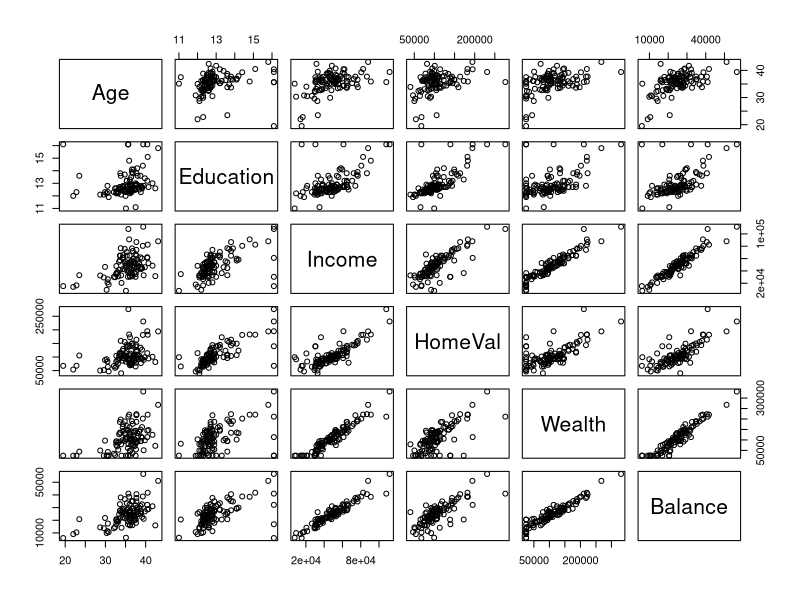
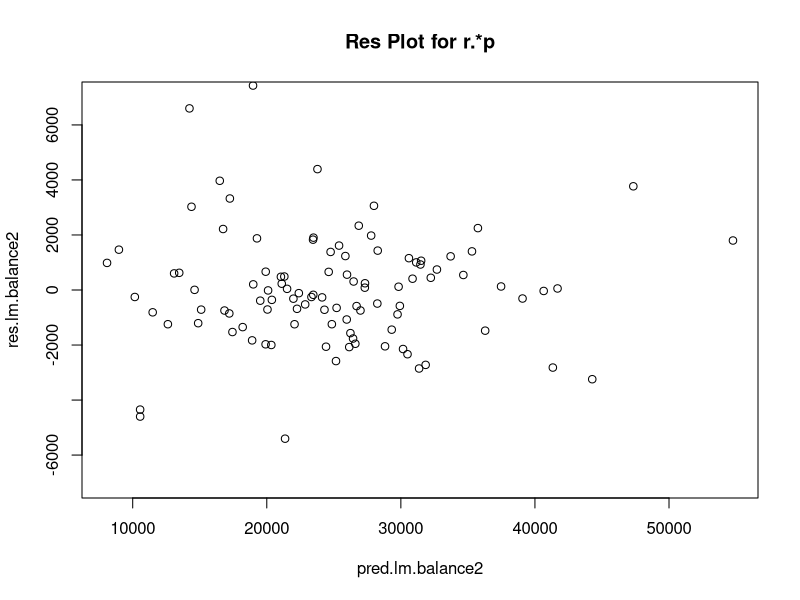
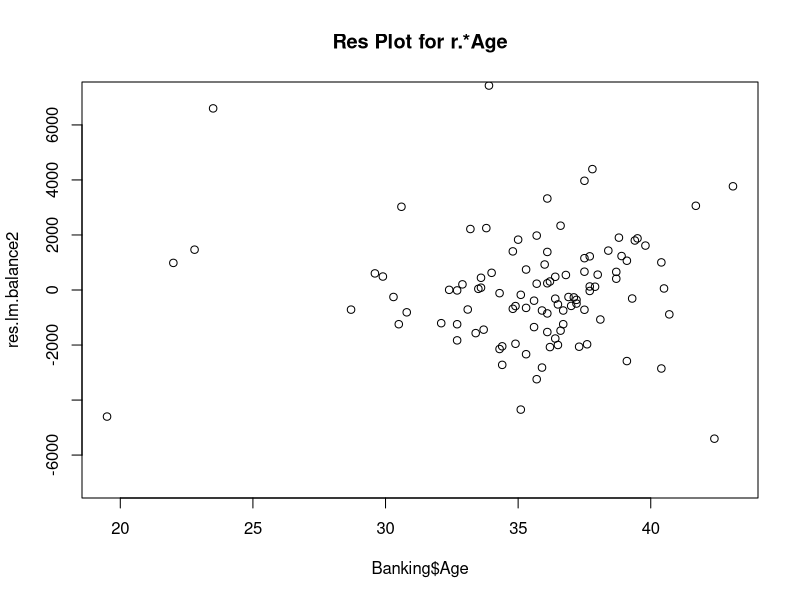
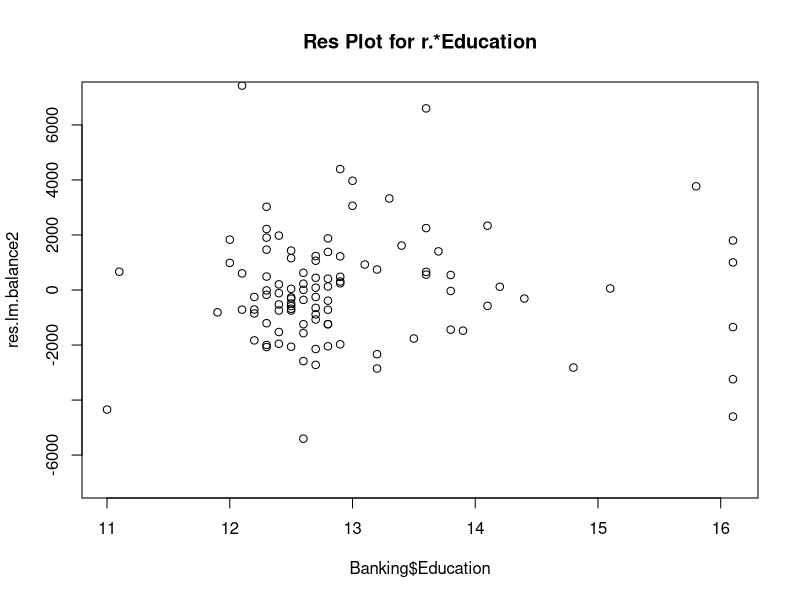
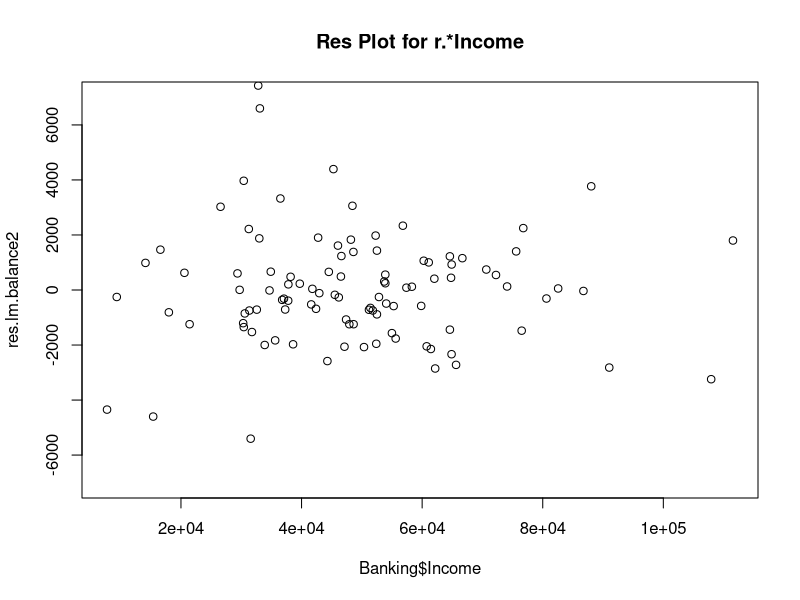
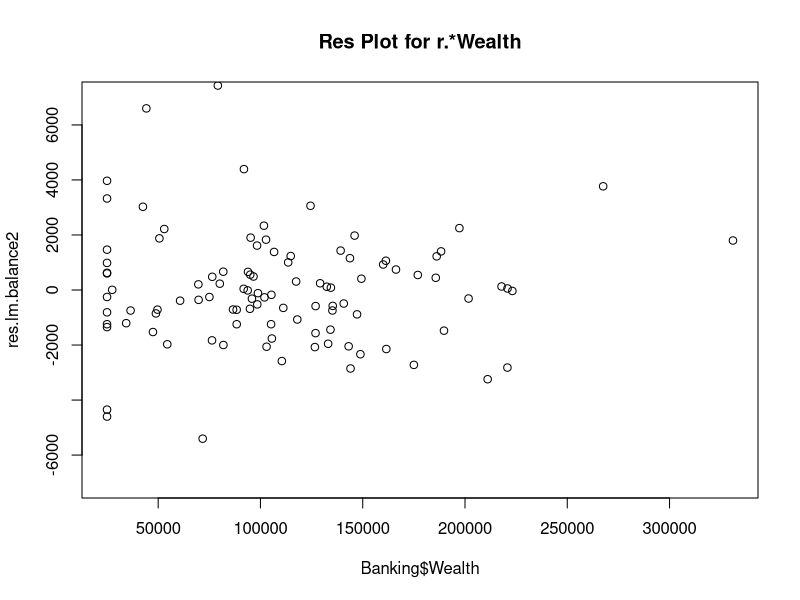
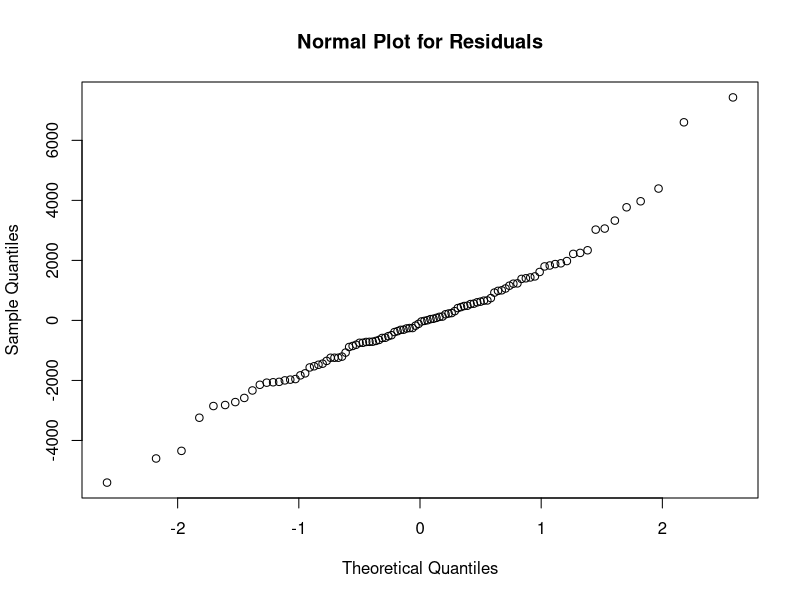
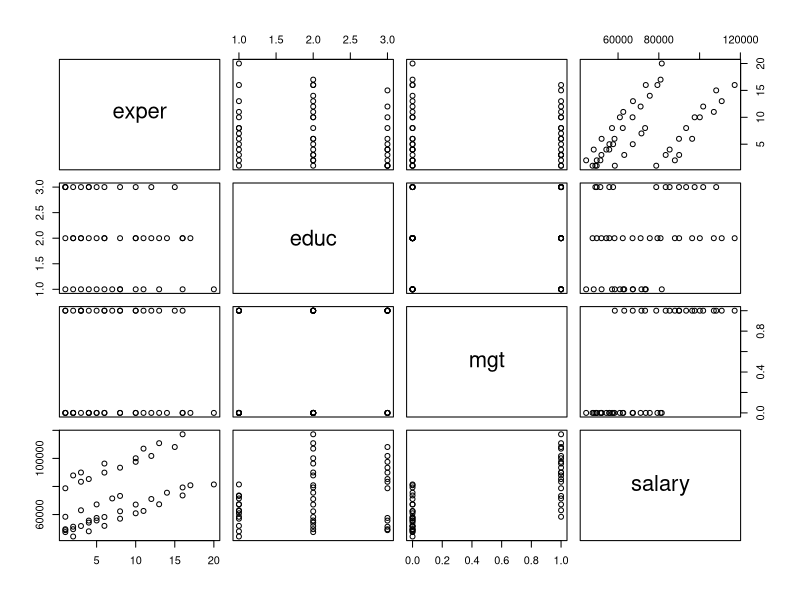

R code for these plots, in order:
#Project 3
#Hugo Sance (hugosancen@gmail.com)

########
#Part A#
########
cat("Load in my dataset:")
print(ChemReaction <- read.table(file = "ChemReaction.txt", header = T))

#1. Find the regression equation for predicting rate from monomer and dimer
print(LinChemReact <- lm(ChemReaction$rate ~ ChemReaction$monomer + ChemReaction$dimer,data = ChemReaction))
cat("The regression equation for predicting the reaction rate from monomer and dimer is:
    rate^ = 1.491*monomer + 8.954*dimer - 1.723\n\n")

#2.Obtain the estimated parameters
cat("Here is a summary of my model and the estimated parameters:")
print(summary(LinChemReact))

#3. Find a 95% confidence interval for each estimated parameter compute them by hand
cat("\n\n\n\n\n\n\n\n")

cat("Confirming my answers for the 95% confidence intervals of my estimate parameters:")
print(confint(LinChemReact))

#4. Obtain the predicted values
cat("I can obtain the predicted values for my model by using the fitted function:")
print(LinChemReact.fit <- fitted(LinChemReact))

#5. Obtain the residuals
cat("I can obtain the residuals for my model by using the resid function:")
print(LinChemReact.res <- resid(LinChemReact))

#6. If you try a new experiment with the amount 1.00 of monomer and 0.8 of dimer, what is the predicted reaction rate
cat("Confirming what is the predicted reaction rate for a new experiment
    with the amount 1.00 of monomer and 0.8 of dimer:\n\n")
cat("The result I get is:" , (-1.723 + (1*1.491)+(0.8*8.954)))

#7
cat("To calculate the predicted values, I first need to gather my independent variables:")
print(indep <- data.frame(ChemReaction$monomer, ChemReaction$dimer))
cat("I then feed my independent variables into my model using the predict function to get the prediction interval.
    95% is the default:\n")
print(predict(object = LinChemReact,newdata = indep,interval = "predict"))
cat("I then feed my independent variables into my model using the predict function with 'confidence' paramente
    to get the confidence interval. 95% is the default:\n")
print(predict(object = LinChemReact,newdata = indep,interval = "confidence"))

########
#Part B#
########

#1.Create and print a SAS dataset or R dataframe named Banking
cat("This is my Banking data frame:\n")
print(Banking <- read.table("banking.txt", header = T))

#2. Create scatterplots to visualize the associations between bank balance and the other five variables.
#Do the associations appear to be linear?
cat("From the scatterplot below it looks like bank balance appears to have a strong linear association with
    Wealth and Income. Home Value also appears to have a positive linear association but less so than Wealth and Income.")
pairs(Banking)

#3. Compute correlation values of bank balance vs the other variables.
#Interpret the correlation values. Which variables appear to be strongly associated.
cat("From the correlation matrix below, it appears that bank balance has the strongest correlation with Wealth and Income
    at r = 0.948 and r = 0.952, respectively. Home Value has the third strongest correlation at r = 0.766. Correlation measures
    how closely two variables move with each other. The closer the absolute value is to 1, the more one variable will move in
    lockstep with another variable.")
print(cor(Banking))

#4 Fit a regression model of balance vs the other five variables.
#Write the expression of the estimated regression model.
cat("The regression model of balance vs the other five variables is as follows:")
# started using Google's R Style Guide after this line
print(lm.balance <- lm(Banking$Balance ~ Banking$Age + Banking$Education
                       + Banking$Income + Banking$HomeVal + Banking$Wealth,
                       data = Banking))
cat("The expressiong for the estimated regression model is:\n")
cat("Balance^ = Age^*317.5 + Education^*590.3 + Income^*0.147 + HomeVal^*0.0099 + Wealth^*0.074 - 10330\n\n\n\n")

# 5. Are there any influence points for this model?
cat("Using R, there are 14 observations that are considered to be influence
    points. They are marked below with an asterisk.\n")
print(influence.measures(lm.balance))

# 6. Which of the five predictors have a significant effect on balance? (a=.05) 
cat("At the 5% level, my confidence interval for d.f. (n-k-1) of 96 is: [",
    qt(0.025,96),", ", qt(0.975,96),"]\n")
cat("Thus, at the 5% level, based on the t-values in the summary below, Age,
    Income, and Wealth have a significant effect on balance. This is confirmed
    because R puts a certain number of asterisks next to the predictors that are
    significant at certain levels.")
print(summary(lm.balance))

# 7. 
cat("I have removed HomeVal from this new regression model because it is not a
    significant ind. var. at p=0.37.\nThe new model is as follows:\n")
print(lm.balance2 <- lm(Banking$Balance ~ Banking$Age + Banking$Education
                        + Banking$Income + Banking$Wealth, data = Banking))
cat("The expression for the new model is: Balance^ = Age^*324.2 + Education^*749.8 + Income^*0.1615 + Wealth^*0.0726 - 12140")

# 8.
cat("Using the R Summary function for my model, the output shows me that all
    my regressors have a significant association with balance at the 5% level and
    all my regressors in this model even have significance at the 1% level\n")
print(summary(lm.balance2))

# 9. 
cat("For the final model, each unit increase in Age equates to a 324.2 increase
    in Balance. Each unit increase in Education equates to a 749.8 increase in
    Balance. Each unit increase in Income equates to a 0.1615 increase in Balance.
    And finally, each unit increase in Wealth equates to a 0.0726 increase in Balance.\n\n\n\n")

# 10. 
cat("Again, using my R Summary above for my new model, the R^2 value 0.946 suggests
    my model does a very good job of explaining the changes in Balance. Because this is
    a multiple regression model, it is best to use adjusted-R^2 value of 0.944, which is
    an equally good measure of the model's ability to explain the changes in balance.")

# 11. 
cat("The F-test steps:\n")
cat("Step 1: The null hypothesis is that all of my coefficients are equal to zero.
    The alternative hypothesis is that at least one of my coefficients is not equal to zero.\n")
cat("Step 2: The F-statistic for my model (from the summary output above) is 427.4")
cat("Step 3: The 95% confidence internval for (4,97) is [0,2.46] using the qf() formula in R.")
cat("Step 4: At the 5% level, we reject the null hypothesis because our F-stat of 427.4 
    is not in our 95% confidence interval of [0,2.46]")
cat("Step 5: From my summary output above, the p-value for the F-test is 0.00000000000000022")

# 12.
cat("The residual plots for my second model with 4 independent variables look
    pretty well-behaved. I am comfortable saying the residuals are sufficiently
    unbiased as well as sufficiently homoscedastic. Although I will admit there
    is a bit of cone shape formation but it is minimal. The normal plot is also
    very linear suggesting my residuals are normally distributed.")
res.lm.balance2 <- resid(lm.balance2)
pred.lm.balance2 <- fitted(lm.balance2)
plot(pred.lm.balance2, res.lm.balance2, ylim = c(-7000,7000), main = "Res Plot for r.*p")
plot(Banking$Age, res.lm.balance2, ylim = c(-7000,7000), main = "Res Plot for r.*Age")
plot(Banking$Education, res.lm.balance2, ylim = c(-7000,7000), main = "Res Plot for r.*Education")
plot(Banking$Income, res.lm.balance2, ylim = c(-7000,7000), main = "Res Plot for r.*Income")
plot(Banking$Wealth, res.lm.balance2, ylim = c(-7000,7000), main = "Res Plot for r.*Wealth")
qqnorm(res.lm.balance2, main = "Normal Plot for Residuals")

# 13.
cat("From my influence measures table below, R has designated 13 observations as influence points.
    It is worth nothing that this is a step above my previous model which had 14 influence points.")
print(influence.measures(lm.balance2))

########
#Part C#
########

# 1.
print(salary <- read.table("salary.txt", header = T))
HS_dum <- as.numeric(salary$educ == "1")
Col_dum <- as.numeric(salary$educ == "2")
Resp_dum <- as.numeric(salary$mgt == "1")
cat("My new data frame salary_dum with three dummy variables is as follows:\n")
print(salary_dum <- data.frame(YrsExp = salary$exper,
                               AttendHS = HS_dum,
                               AttendCol = Col_dum,
                               RespMgmt = Resp_dum,
                               Salary = salary$salary))

# 2. 
cat("A regression model that predicts salary from exper, educ, and mgt:\n")
print(lm.salary <- lm(Salary ~ YrsExp + AttendHS + AttendCol + RespMgmt,
                      data = salary_dum))

# 3. 
cat("It looks like salary and experience are the only scatter plots that
    make sense.")
pairs(salary)

# 4. 
pred.lm.salary <- fitted(lm.salary)
res.lm.salary <- resid(lm.salary)
plot(pred.lm.salary,res.lm.salary, main = "Residuals vs. Predicted")
plot(salary_dum$YrsExp,res.lm.salary, main = "Residuals vs. Yrs Exper")
plot(salary_dum$AttendHS,res.lm.salary, main = "Residuals vs. Attended HS")
plot(salary_dum$AttendCol,res.lm.salary, main = "Residuals vs. Attended College")
plot(salary_dum$RespMgmt,res.lm.salary, main = "Residuals vs. Mgmt Responsibilities")
qqnorm(res.lm.salary)

# 5. 
cat("According to my model, an additional year of experience is likely to
    produce an increase of $2,299.50 in salary.")

# 6.
cat("According to my model, a college graduate is predicted to earn more than
    a high school graduate by (621.5 - -12614.7) $13,236.2.")

# 7. 
cat("For a high school grad w/ 3 yrs exp. and no mgmt responsibilites, my model
    would predict this individual to earn a salary of (46444.2 + 2299.5*3 -12614.7)
    $40,728")

# 8.
cat("No, for this data set, a person with an advanced degree is expected to
    have a salary that is less than that of a person with a college degree by
    $621.5")

# 9.
cat("First I need to create an independent sample with the person in Problem
    7 to feed into my prediction function.")
print(independent.df <- data.frame(YrsExp=3,AttendHS=1,AttendCol=0,RespMgmt=0))
cat("The 95% prediction (default in R) interval for the person in Problem 7,
    using the predict() function, is [$31538.80, $49916.96]. The output is below:\n")
print(prediction.lm.salary <- predict(lm.salary,newdata = independent.df, interval = "predict"))